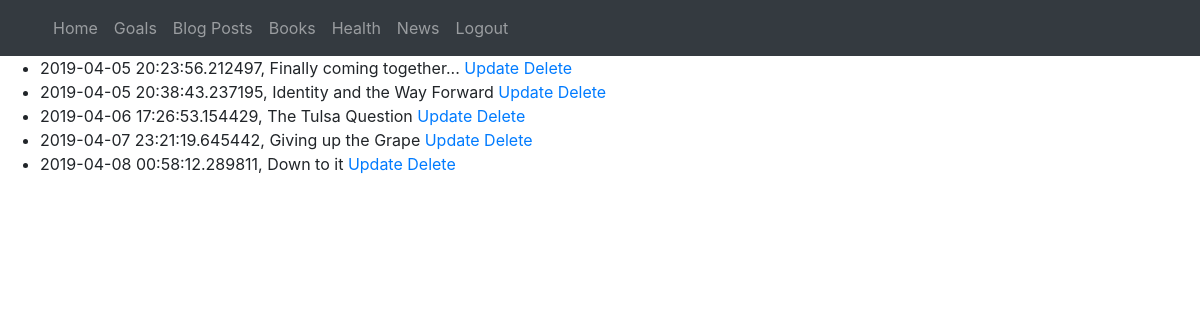
Screenshot of /blog/blog_list (signed in) with the database file from the repository.
### BYY/models.py (models this page shows, shortened)
class Blog(db.Model):
    __tablename__ ='blog'
    id = db.Column(db.Integer, primary_key=True)
    blog_name = db.Column(db.String(200))
    date = db.Column(db.DateTime,nullable=False,default=datetime.utcnow)
    cover_image = db.Column(db.String(64))
    subtitle = db.Column(db.String (160))
    subject = db.Column(db.String (160),nullable=False)
    text = db.Column(db.Text,nullable=False)
    def __repr__(self):
        return f"{self.date}, {self.subject} "

### BYY/my_views/views.py (the view)
@my_views.route('/blog/blog_list',methods=['GET','POST'])
@login_required
def blog_list():
    blogs = Blog.query.all()
    return render_template('blog_list.html',blogs=blogs)

### BYY/models.py (called while the page is built)
@login_manager.user_loader
def load_user(user_id):
    return User.query.get(user_id)

### BYY/templates/blog_list.html
{% extends "base.html" %}
{% block content %}
<ul>
  {% for blog in blogs  %}
  <li>{{blog}} <a href="{{url_for('my_views.edit_blog', blog_id=blog.id)}}">Update</a>    <a href="{{url_for('my_views.delete_blog', blog_id=blog.id)}}">Delete</a></li>
  {% endfor %}
</ul>
{% endblock %}

### rows the page displays
Blog: date+subject "2019-04-05 20:23:56.212497, Finally coming together..."
Blog: date+subject "2019-04-05 20:38:43.237195, Identity and the Way Forward"
Blog: date+subject "2019-04-06 17:26:53.154429, The Tulsa Question"
Blog: date+subject "2019-04-07 23:21:19.645442, Giving up the Grape"
Blog: date+subject "2019-04-08 00:58:12.289811, Down to it"
